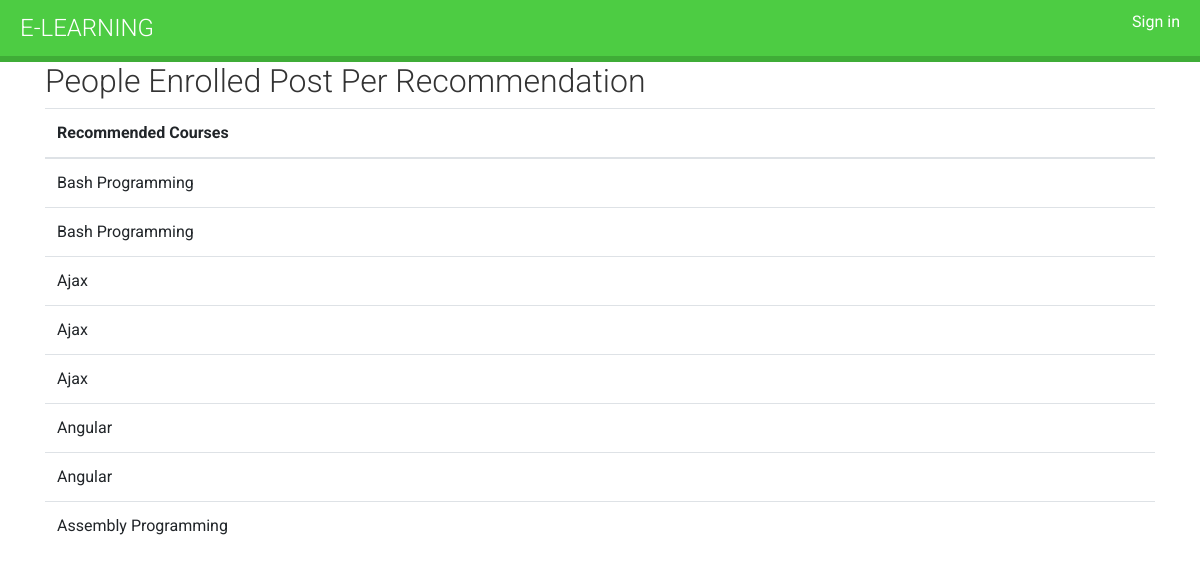
The page /history/ on the database its author committed.
### recommend/models.py (models this page shows, shortened)
class History(models.Model):
	user = models.ForeignKey(User, on_delete=models.CASCADE)
	content_type = models.ForeignKey(ContentType, on_delete=models.SET_NULL, null=True)
	object_id = models.IntegerField()
	content_object = GenericForeignKey()
	viewed_on = models.DateTimeField(auto_now_add=True)
	class Meta:
		verbose_name_plural = 'Histories'

### courses/models.py (models this page shows)
class Course(models.Model):
    owner = models.ForeignKey(User,
                              related_name='courses_created',
                              on_delete=models.CASCADE)
    subject = models.ForeignKey(Subject,
                                related_name='courses',
                                on_delete=models.CASCADE)
    title = models.CharField(max_length=200)
    slug = models.SlugField(max_length=200, unique=True)
    overview = models.TextField()
    created = models.DateTimeField(auto_now_add=True)
    students = models.ManyToManyField(User,
                                      related_name='courses_joined',
                                      blank=True)
    class Meta:
        ordering = ['-created']
    def __str__(self):
        return self.title

### recommend/views.py (the view)
# urls.py: path('', views.HistoryList.as_view(), name='history'),
class HistoryList(ListView):
    def get_queryset(self):
        user_history = History.objects.all()
        return user_history

### recommend/templates/recommend/history_list.html
{% extends 'base.html' %}
{% block content %}
<div class="container">
    <h2>People Enrolled Post Per Recommendation</h2>
        <div class="row">
            <div class="col-12">
                <table class="table">
                <thead>
                <tr>
                    <th scope="col">Recommended Courses</th>
                </tr>
                </thead>
                <tbody>
                {% for history in history_list %}
                    <tr>
                        <td>{{ history.content_object }}</td>
                    </tr>
                {% endfor %}
                </tbody>
            </table>
            </div>
        </div>
</div>
{% endblock %}

### courses/static/css/base.css (style rules this page uses)
body { margin:0; font-family:'Roboto', sans-serif; font-weight:400; color:#333; }
h1, h2, h3, h4, h5, h6 { font-family:'Roboto', sans-serif; font-weight:300; }

### rows shown on the page
History: content_object "Bash Programming"
History: content_object "Bash Programming"
History: content_object "Ajax"
History: content_object "Ajax"
History: content_object "Ajax"
History: content_object "Angular"
History: content_object "Angular"
History: content_object "Assembly Programming"
